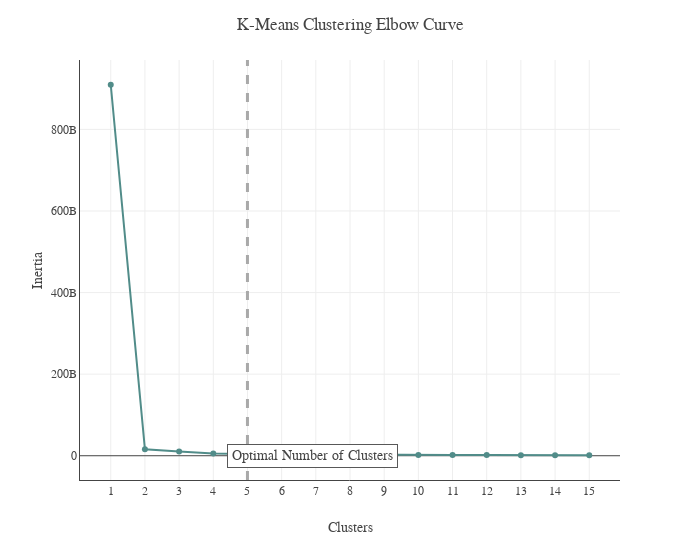

The cell this chart's notebook holds for it:
### Code cell
# K-Means Clustering
plot_df = plot_df1.copy()
#plot_df['PaisPedido'] = [1 if i == "Argentina" else 0 for i in plot_df.PaisPedido]

k_means = list()
for clust in range(1,16):
    km = KMeans(n_clusters=clust, init='k-means++', random_state=21).fit(plot_df1)
    k_means.append(pd.Series({'Clusters': clust, 
                              'Inertia': km.inertia_,
                              'model': km}))

# Plot results
plot_km = (pd.concat(k_means, axis=1).T
           [['Clusters','Inertia']]
           .set_index('Clusters'))

fig = px.line(plot_km, x=plot_km.index, y='Inertia', markers=True)
fig.add_vline(x=5, line_width=3, line_dash="dash", line_color="darkgrey")
fig.add_annotation(
    xref="x domain",
    yref="y",
    x=.31,
    y=75e3,
    text="Optimal Number of Clusters",
    axref="x domain",
    ayref="y",
    ax=.43,
    ay=12e4,
    arrowhead=2, 
    bordercolor="#585858",
    borderpad=4, 
    bgcolor='white',
    font=dict(size=14)
)
fig.update_traces(line_color='#518C89')
fig.update_layout(template=temp, title="K-Means Clustering Elbow Curve", 
                  xaxis=dict(tickmode = 'linear', showline=True), yaxis=dict(showline=True), width=700)
fig.show()

### Figure 1 — Plotly figure (JSON) as saved in the notebook; plotly's stock layout.template omitted (floating-point values rounded to 4 significant figures)
{"data": [{"hovertemplate": "Clusters=%{x}<br>Inertia=%{y}<extra></extra>", "legendgroup": "", "line": {"color": "#518C89", "dash": "solid"}, "marker": {"symbol": "circle"}, "mode": "lines+markers", "name": "", "orientation": "v", "showlegend": false, "type": "scatter", "x": [1, 2, 3, 4, 5, 6, 7, 8, 9, 10, 11, 12, 13, 14, 15], "xaxis": "x", "y": [909500000000.0, 15730000000.0, 10680000000.0, 5654000000.0, 4463000000.0, 3729000000.0, 3231000000.0, 2773000000.0, 2388000000.0, 2094000000.0, 1873000000.0, 1663000000.0, 1425000000.0, 1328000000.0, 1210000000.0], "yaxis": "y"}], "layout": {"annotations": [{"arrowhead": 2, "ax": 0.43, "axref": "x domain", "ay": 120000, "ayref": "y", "bgcolor": "white", "bordercolor": "#585858", "borderpad": 4, "font": {"size": 14}, "text": "Optimal Number of Clusters", "x": 0.31, "xref": "x domain", "y": 75000, "yref": "y"}], "legend": {"tracegroupgap": 0}, "margin": {"t": 60}, "shapes": [{"line": {"color": "darkgrey", "dash": "dash", "width": 3}, "type": "line", "x0": 5, "x1": 5, "xref": "x", "y0": 0, "y1": 1, "yref": "y domain"}], "title": {"text": "K-Means Clustering Elbow Curve"}, "width": 700, "xaxis": {"anchor": "y", "domain": [0, 1], "showline": true, "tickmode": "linear", "title": {"text": "Clusters"}}, "yaxis": {"anchor": "x", "domain": [0, 1], "showline": true, "title": {"text": "Inertia"}}}}
